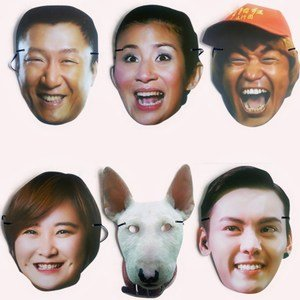
#> input picture data/test.jpg, 300 x 300 px, found by its file name
$ python getFaces.py
#> lines starting #> are read from the running program, lines starting #| are printed output that depends on the picture; after the words box and inside, x2 and y2 are one past the last pixel; in counts of white or black regions, pixels touching at a corner belong together
import cv2
import sys

img=cv2.imread('./data/test.jpg')
#> img is the input picture: shape (300, 300, 3); mean B, G, R 163.7, 169.3, 184.9
#gray=cv2.cvtColor(img,cv2.COLOR_BGR2GRAY)
gray=cv2.cvtColor(img,cv2.COLOR_BGR2GRAY)
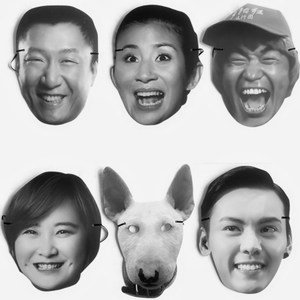
#> gray: shape (300, 300); min 0, max 255, mean 173.3
face_model=cv2.CascadeClassifier('./env/cv2/data/haarcascade_frontalface_default.xml')
faces=face_model.detectMultiScale(gray)
#> faces = [[220, 36, 65, 65], [11, 27, 85, 85], [103, 24, 90, 90], [110, 200, 78, 78], [7, 200, 84, 84], [201, 192, 93, 93]]
for (x,y,w,h) in faces:
    cv2.rectangle(img,(x,y),(x+w,y+h),(0,0,0),2)
#> this loop made 6 passes
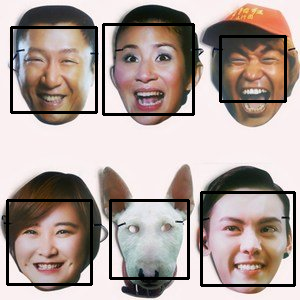
#> img: shape (300, 300, 3); 6.57% of pixels changed, all inside (x1, y1, x2, y2) = (6, 23, 296, 287)

cv2.imshow('face',img)
cv2.waitKey(0)
cv2.destroyAllWindows()

$ run again, with data/马云.jpeg copied over data/test.jpg
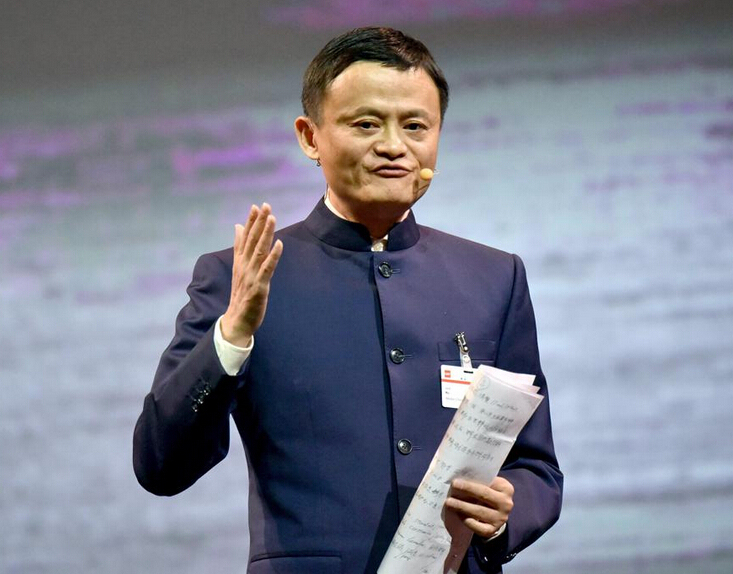
#> input picture data/马云.jpeg, 733 x 574 px, found by its file name
#> img is the input picture: shape (574, 733, 3); mean B, G, R 142.5, 128.1, 124.8
#> `gray=cv2.cvtColor(img,cv2.COLOR_BGR2GRAY)`:
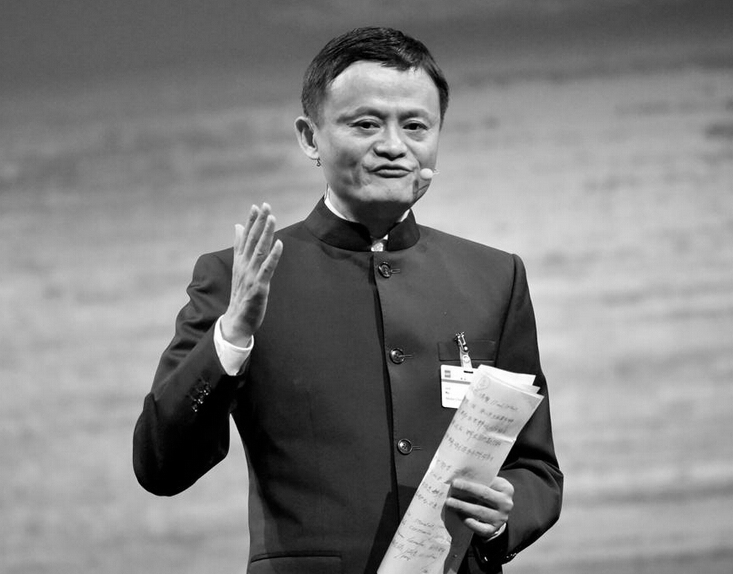
#> gray: shape (574, 733); min 0, max 255, mean 128.8
#> faces = [[318, 70, 137, 137]]
#> the loop `for (x,y,w,h) in faces:` made 1 pass
#> after the loop `for (x,y,w,h) in faces:`:
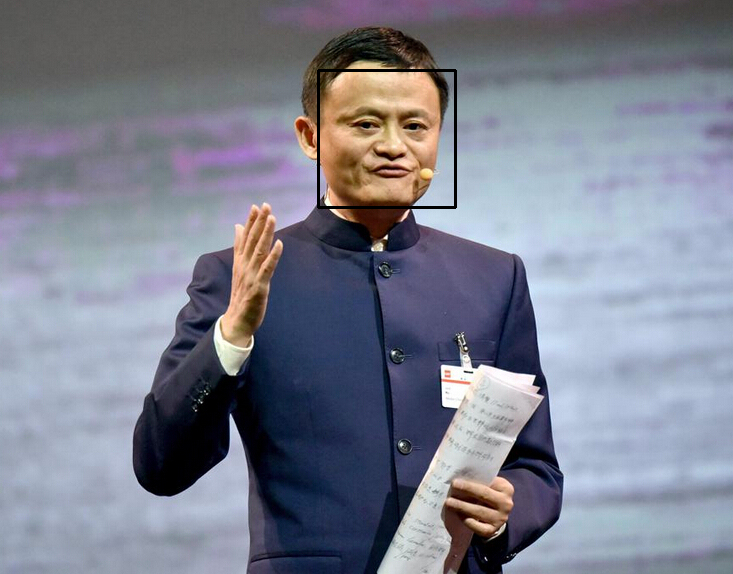
#> img: shape (574, 733, 3); 0.39% of pixels changed, all inside (x1, y1, x2, y2) = (317, 69, 457, 209)
